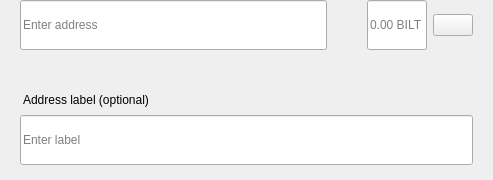
<?xml version="1.0" encoding="UTF-8"?>
<ui version="4.0">
 <class>SendMultiRow</class>
 <widget class="QWidget" name="SendMultiRow">
  <property name="geometry">
   <rect>
    <x>0</x>
    <y>0</y>
    <width>493</width>
    <height>180</height>
   </rect>
  </property>
  <property name="minimumSize">
   <size>
    <width>0</width>
    <height>0</height>
   </size>
  </property>
  <property name="maximumSize">
   <size>
    <width>16777215</width>
    <height>16777215</height>
   </size>
  </property>
  <property name="windowTitle">
   <string>Form</string>
  </property>
  <layout class="QVBoxLayout" name="verticalLayout_3">
   <property name="spacing">
    <number>0</number>
   </property>
   <property name="leftMargin">
    <number>0</number>
   </property>
   <property name="topMargin">
    <number>0</number>
   </property>
   <property name="rightMargin">
    <number>20</number>
   </property>
   <property name="bottomMargin">
    <number>5</number>
   </property>
   <item alignment="Qt::AlignTop">
    <widget class="QWidget" name="widget" native="true">
     <property name="sizePolicy">
      <sizepolicy hsizetype="Expanding" vsizetype="Maximum">
       <horstretch>0</horstretch>
       <verstretch>0</verstretch>
      </sizepolicy>
     </property>
     <property name="minimumSize">
      <size>
       <width>0</width>
       <height>60</height>
      </size>
     </property>
     <property name="maximumSize">
      <size>
       <width>16777215</width>
       <height>85</height>
      </size>
     </property>
     <layout class="QHBoxLayout" name="horizontalLayout" stretch="6,0,2">
      <property name="spacing">
       <number>0</number>
      </property>
      <property name="leftMargin">
       <number>8</number>
      </property>
      <property name="topMargin">
       <number>0</number>
      </property>
      <property name="rightMargin">
       <number>0</number>
      </property>
      <property name="bottomMargin">
       <number>0</number>
      </property>
      <item alignment="Qt::AlignTop">
       <widget class="QStackedWidget" name="stackedAddress">
        <property name="minimumSize">
         <size>
          <width>0</width>
          <height>50</height>
         </size>
        </property>
        <property name="maximumSize">
         <size>
          <width>16777215</width>
          <height>50</height>
         </size>
        </property>
        <widget class="QWidget" name="page_4">
         <property name="sizePolicy">
          <sizepolicy hsizetype="Expanding" vsizetype="Preferred">
           <horstretch>0</horstretch>
           <verstretch>0</verstretch>
          </sizepolicy>
         </property>
         <property name="minimumSize">
          <size>
           <width>0</width>
           <height>50</height>
          </size>
         </property>
         <property name="maximumSize">
          <size>
           <width>16777215</width>
           <height>55</height>
          </size>
         </property>
         <layout class="QVBoxLayout" name="verticalLayout_7">
          <property name="spacing">
           <number>0</number>
          </property>
          <property name="leftMargin">
           <number>12</number>
          </property>
          <property name="topMargin">
           <number>0</number>
          </property>
          <property name="rightMargin">
           <number>0</number>
          </property>
          <property name="bottomMargin">
           <number>0</number>
          </property>
          <item>
           <widget class="QLineEdit" name="lineEditAddress">
            <property name="minimumSize">
             <size>
              <width>0</width>
              <height>50</height>
             </size>
            </property>
            <property name="maximumSize">
             <size>
              <width>16777215</width>
              <height>50</height>
             </size>
            </property>
            <property name="placeholderText">
             <string>Enter address</string>
            </property>
           </widget>
          </item>
         </layout>
        </widget>
        <widget class="QWidget" name="page_3"/>
       </widget>
      </item>
      <item>
       <spacer name="horizontalSpacer_3">
        <property name="orientation">
         <enum>Qt::Horizontal</enum>
        </property>
        <property name="sizeType">
         <enum>QSizePolicy::Fixed</enum>
        </property>
        <property name="sizeHint" stdset="0">
         <size>
          <width>40</width>
          <height>20</height>
         </size>
        </property>
       </spacer>
      </item>
      <item>
       <layout class="QHBoxLayout" name="horizontalLayout_2">
        <property name="spacing">
         <number>6</number>
        </property>
        <item alignment="Qt::AlignTop">
         <widget class="QLineEdit" name="lineEditAmount">
          <property name="sizePolicy">
           <sizepolicy hsizetype="Expanding" vsizetype="Preferred">
            <horstretch>0</horstretch>
            <verstretch>0</verstretch>
           </sizepolicy>
          </property>
          <property name="minimumSize">
           <size>
            <width>0</width>
            <height>50</height>
           </size>
          </property>
          <property name="maximumSize">
           <size>
            <width>16777215</width>
            <height>50</height>
           </size>
          </property>
          <property name="maxLength">
           <number>17</number>
          </property>
          <property name="alignment">
           <set>Qt::AlignLeading|Qt::AlignLeft|Qt::AlignVCenter</set>
          </property>
          <property name="placeholderText">
           <string notr="true">0.00 BILT</string>
          </property>
         </widget>
        </item>
        <item>
         <layout class="QVBoxLayout" name="verticalLayout">
          <property name="topMargin">
           <number>14</number>
          </property>
          <property name="bottomMargin">
           <number>0</number>
          </property>
          <item alignment="Qt::AlignTop">
           <widget class="QPushButton" name="btnMenu">
            <property name="minimumSize">
             <size>
              <width>0</width>
              <height>0</height>
             </size>
            </property>
            <property name="maximumSize">
             <size>
              <width>16777215</width>
              <height>16777215</height>
             </size>
            </property>
            <property name="focusPolicy">
             <enum>Qt::NoFocus</enum>
            </property>
            <property name="text">
             <string/>
            </property>
           </widget>
          </item>
         </layout>
        </item>
       </layout>
      </item>
     </layout>
    </widget>
   </item>
   <item>
    <widget class="QWidget" name="layoutLabel" native="true">
     <property name="minimumSize">
      <size>
       <width>0</width>
       <height>0</height>
      </size>
     </property>
     <property name="maximumSize">
      <size>
       <width>16777215</width>
       <height>16777215</height>
      </size>
     </property>
     <layout class="QVBoxLayout" name="verticalLayout_9">
      <property name="spacing">
       <number>6</number>
      </property>
      <property name="leftMargin">
       <number>20</number>
      </property>
      <property name="topMargin">
       <number>0</number>
      </property>
      <property name="rightMargin">
       <number>0</number>
      </property>
      <property name="bottomMargin">
       <number>10</number>
      </property>
      <item>
       <spacer name="verticalSpacer">
        <property name="orientation">
         <enum>Qt::Vertical</enum>
        </property>
        <property name="sizeType">
         <enum>QSizePolicy::Fixed</enum>
        </property>
        <property name="sizeHint" stdset="0">
         <size>
          <width>20</width>
          <height>20</height>
         </size>
        </property>
       </spacer>
      </item>
      <item>
       <widget class="QLabel" name="labelSubtitleDescription">
        <property name="styleSheet">
         <string notr="true">margin-bottom:2px;
margin-left:0.05px;
padding:0px;</string>
        </property>
        <property name="text">
         <string>Address label (optional)</string>
        </property>
       </widget>
      </item>
      <item>
       <widget class="QLineEdit" name="lineEditDescription">
        <property name="minimumSize">
         <size>
          <width>0</width>
          <height>50</height>
         </size>
        </property>
        <property name="maximumSize">
         <size>
          <width>16777215</width>
          <height>50</height>
         </size>
        </property>
        <property name="placeholderText">
         <string>Enter label</string>
        </property>
       </widget>
      </item>
     </layout>
    </widget>
   </item>
  </layout>
 </widget>
 <resources/>
 <connections/>
</ui>
